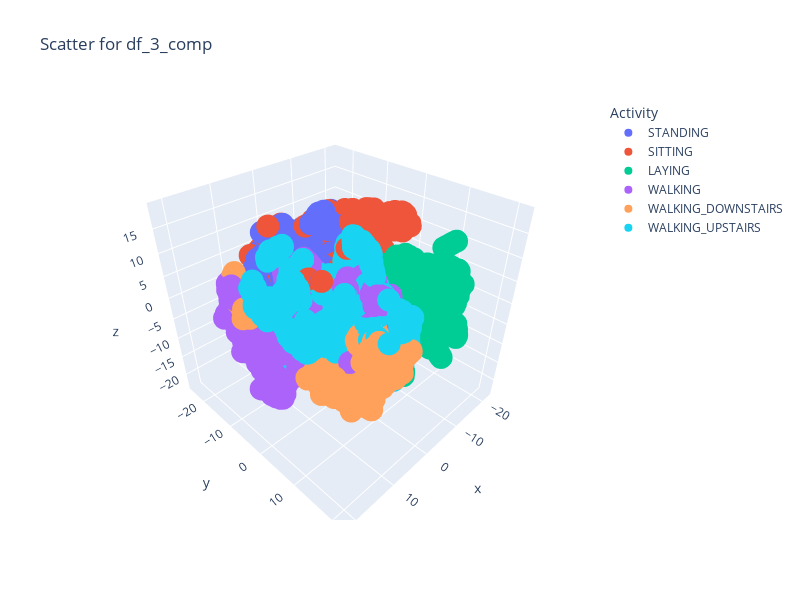

Write notebook code for a chart like this one.
### Markdown cell above
Мы не отстаем от трендов и тоже можем в 3D. Сейчас и вы научитесь (если еще не умеете). Нарисуйте scatter_3d-график через `plotly.express` для `df_3_comp` с выделением цветами активностей. Повращайте его. Нормально получилось? Есть ли какая-то структура у точек?

### Code cell
px.scatter_3d(df_3_comp, color='Activity', x='x', y='y', z='z', title='Scatter for df_3_comp', width=800, height=600)

### Figure 1 — Plotly figure (JSON) as saved in the notebook; plotly's stock layout.template omitted (floating-point values rounded to 4 significant figures; data arrays with more than 128 entries replaced by an {"elided": "..."} marker saying what was removed)
{"data": [{"hovertemplate": "Activity=STANDING<br>x=%{x}<br>y=%{y}<br>z=%{z}<extra></extra>", "legendgroup": "STANDING", "marker": {"color": "#636efa", "symbol": "circle"}, "mode": "markers", "name": "STANDING", "scene": "scene", "showlegend": true, "type": "scatter3d", "x": {"elided": "1374 float values"}, "y": {"elided": "1374 float values"}, "z": {"elided": "1374 float values"}}, {"hovertemplate": "Activity=SITTING<br>x=%{x}<br>y=%{y}<br>z=%{z}<extra></extra>", "legendgroup": "SITTING", "marker": {"color": "#EF553B", "symbol": "circle"}, "mode": "markers", "name": "SITTING", "scene": "scene", "showlegend": true, "type": "scatter3d", "x": {"elided": "1286 float values"}, "y": {"elided": "1286 float values"}, "z": {"elided": "1286 float values"}}, {"hovertemplate": "Activity=LAYING<br>x=%{x}<br>y=%{y}<br>z=%{z}<extra></extra>", "legendgroup": "LAYING", "marker": {"color": "#00cc96", "symbol": "circle"}, "mode": "markers", "name": "LAYING", "scene": "scene", "showlegend": true, "type": "scatter3d", "x": {"elided": "1407 float values"}, "y": {"elided": "1407 float values"}, "z": {"elided": "1407 float values"}}, {"hovertemplate": "Activity=WALKING<br>x=%{x}<br>y=%{y}<br>z=%{z}<extra></extra>", "legendgroup": "WALKING", "marker": {"color": "#ab63fa", "symbol": "circle"}, "mode": "markers", "name": "WALKING", "scene": "scene", "showlegend": true, "type": "scatter3d", "x": {"elided": "1226 float values"}, "y": {"elided": "1226 float values"}, "z": {"elided": "1226 float values"}}, {"hovertemplate": "Activity=WALKING_DOWNSTAIRS<br>x=%{x}<br>y=%{y}<br>z=%{z}<extra></extra>", "legendgroup": "WALKING_DOWNSTAIRS", "marker": {"color": "#FFA15A", "symbol": "circle"}, "mode": "markers", "name": "WALKING_DOWNSTAIRS", "scene": "scene", "showlegend": true, "type": "scatter3d", "x": {"elided": "986 float values"}, "y": {"elided": "986 float values"}, "z": {"elided": "986 float values"}}, {"hovertemplate": "Activity=WALKING_UPSTAIRS<br>x=%{x}<br>y=%{y}<br>z=%{z}<extra></extra>", "legendgroup": "WALKING_UPSTAIRS", "marker": {"color": "#19d3f3", "symbol": "circle"}, "mode": "markers", "name": "WALKING_UPSTAIRS", "scene": "scene", "showlegend": true, "type": "scatter3d", "x": {"elided": "1073 float values"}, "y": {"elided": "1073 float values"}, "z": {"elided": "1073 float values"}}], "layout": {"height": 600, "legend": {"title": {"text": "Activity"}, "tracegroupgap": 0}, "scene": {"domain": {"x": [0, 1], "y": [0, 1]}, "xaxis": {"title": {"text": "x"}}, "yaxis": {"title": {"text": "y"}}, "zaxis": {"title": {"text": "z"}}}, "title": {"text": "Scatter for df_3_comp"}, "width": 800}}
